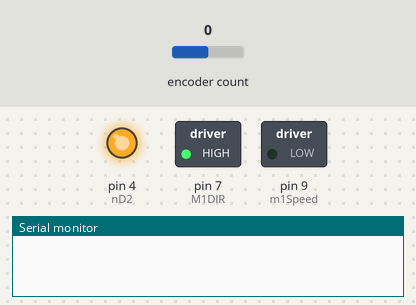
A sketch run on a simulated Arduino Uno, built with avr-gcc and run on an emulated ATmega328P. Parts: switched loads named in the sketch (green lamp = pin HIGH), output pins drawn as LEDs (lit = HIGH), the last lines printed to the serial monitor. The inputs (shaded band) are chosen by the test bench; at power-on: encoder count 0.

Above: at 0.1 s.
At 2.2 s:
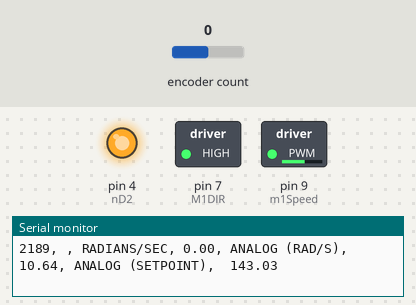
2.3 s: encoder count set to 1
5.3 s: encoder count set to 5
Timing chart, 0 to 8.3 s (numbered marks = the images above; inputs shaded):
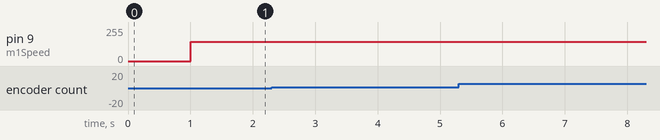

The sketch:

spinmotorred.ino
```cpp
#include <DualMC33926MotorShield.h>

#include <Encoder.h>


#define nD2 4 //turn on the motor
#define M1DIR 7 // direction of motor 1
#define nsF 12 // fault indication
#define M1FB A0 // current sensor for motor 1
#define m1Speed 9 //speed of motor 1 is defined as pin 9
#define PID_USE 0 //if using pid, sel=1
float IntThresh = 12;
float Integral = 0;
float Last = 0;
float Drive;
unsigned long previousMillis = 0;        // will store last time LED was updated
// constants won't change :
const long interval = 5;           // interval at which to blink (milliseconds)
//Define Variables we'll be connecting to
double Setpoint = 6; //motorspeed


//Define the aggressive and conservative Tuning Parameters

double kP = 17.89637, kI = 18.51852, kD = 0; //test
//double kP =10, kI=1, kD=0;


Encoder myEnc(2, 3);
long oldPosition  = -999;

void setup() {
  pinMode(nD2, OUTPUT);
  pinMode(M1DIR, OUTPUT);
  pinMode(nsF, INPUT);

  digitalWrite(nD2, HIGH);
  digitalWrite(M1DIR, HIGH);
  delay(1000);

  //analogWrite(m1Speed, (Setpoint - 0.0501) / 0.0791);
  //analogWrite(m1Speed, Setpoint);
  //PID INITIALIZATION


  //turn the PID on


  Serial.begin(115200);
  // put your setup code here, to run once:
}

void loop() {

  unsigned long currentMillis = millis();

  if (currentMillis - previousMillis >= interval) {

    long newPosition = myEnc.read();
    long pulse = newPosition - oldPosition;
    long timepassed = currentMillis - previousMillis;
    Serial.print(currentMillis);
    Serial.print(", ");
   //Serial.print(timepassed);
   // Serial.print(", ");
   // Serial.print(pulse);

    float angularVel = (((float)pulse / (((float)timepassed) / 1000)) / 3200) * 2 * 3.14;

    //Serial.print(", ");

    previousMillis = currentMillis;
    if (newPosition != oldPosition) {
      oldPosition = newPosition;
      // Serial.println(newPosition);
    }

    Serial.print(", RADIANS/SEC, ");
    Serial.print(angularVel);
    Serial.print(", ANALOG (RAD/S), ");
    Serial.print(Convert255(angularVel));
    Serial.print(", ANALOG (SETPOINT),  ");
    Serial.print(Convert255(Setpoint));
   if (PID_USE == 1) calcPID(timepassed, angularVel);
   else voltControl();

  }

}
void voltControl()
{
  analogWrite(m1Speed, Convert255(Setpoint));
  Serial.println("");
}

double Convert255(float value)
{
  value = value + .482;
  value = value / .04532;
  return value;
}

void calcPID(long timepassed, long Actual)
{
  //Actual = angularVel;
  float Error = Setpoint - Actual;

  if (abs(Error) < IntThresh) { // prevent integral 'windup'
    Integral = Integral + Error*5/1000; // accumulate the error integral
    Serial.print(" integral: ");
    Serial.print(Integral);
  }
  else {
    Integral = 0; // zero it if out of bounds
  }
  float P = Error * kP; // calc proportional term
  float I = Integral * kI ; // integral term
  Drive = P + I; // Total drive = P+I+D
  Drive = Convert255(Drive); // scale Drive to be in the range 0-255
  if (Drive < 0) { // Check which direction to go.
    digitalWrite (M1DIR, HIGH); // change direction as needed
  }
  else { // depending on the sign of Error
    digitalWrite (M1DIR, LOW);
  }
  if (abs(Drive) > 255) {
    Drive = 255;
  }
  analogWrite (m1Speed, Drive); // send PWM command to motor board
   Serial.print(" DRIVE: ");
    Serial.print(Drive);
   Serial.print(" ERROR: ");
    Serial.println(Error);
  Last = Actual; // save current value for next time
}
```
